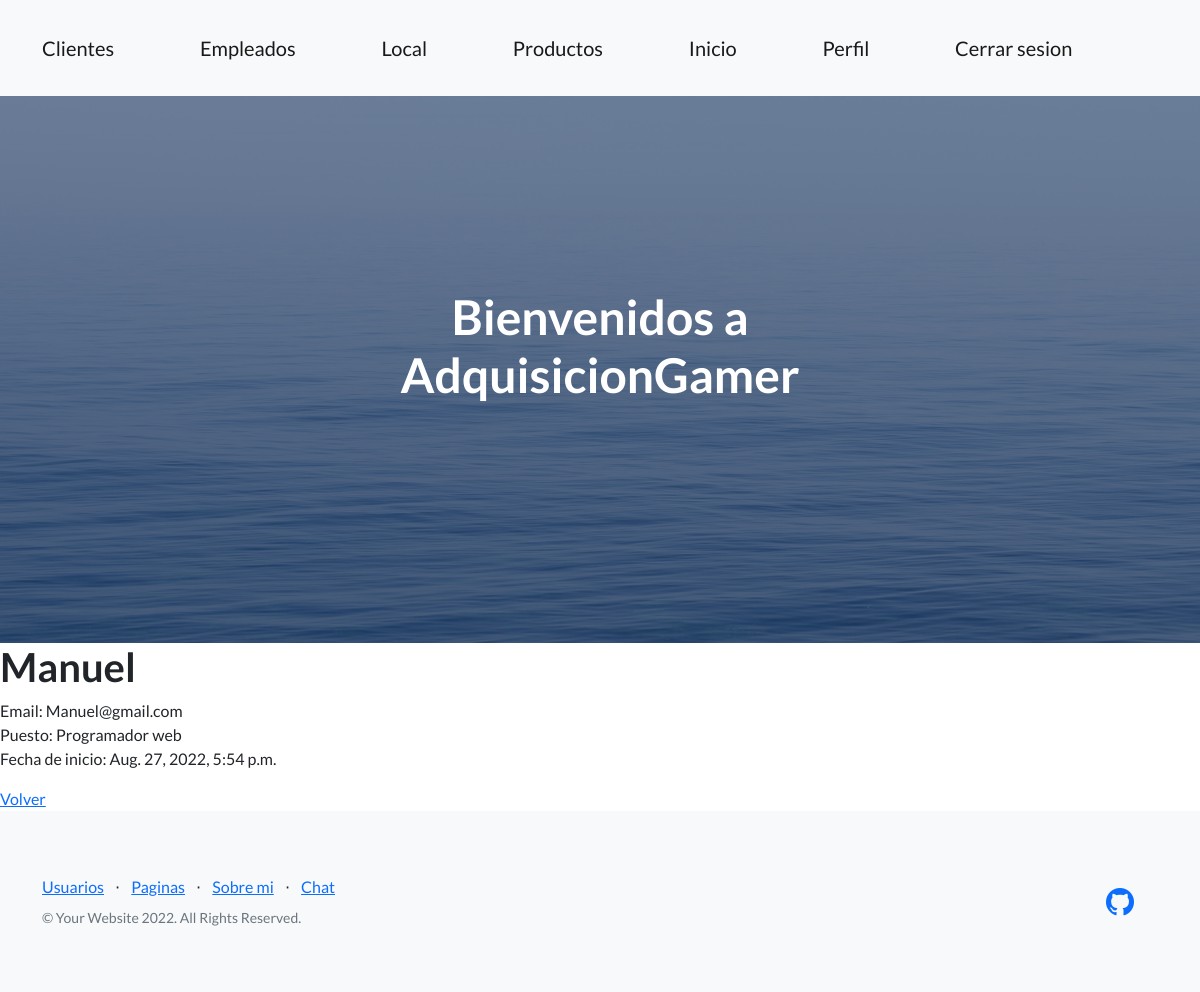
The app's page /Appfinal/detalle_empleado/1 (signed in) with its own data.
### Appfinal/models.py (models this page shows, shortened)
class empleado(models.Model):
    nombre_empleado = models.CharField(max_length=40)
    email = models.EmailField()
    puesto = models.CharField(max_length=40)
    fecha_de_contratacion = models.DateTimeField(auto_now_add=True)

### Appfinal/views.py (the view)
# urls.py: path('detalle_empleado/<pk>', views.Detalle_empleado.as_view(), name="empleadoDetalle"),
class Detalle_empleado(LoginRequiredMixin, DetailView):
    model = empleado
    template_name = 'Appfinal/empleado_detalle.html'

### Appfinal/templates/Appfinal/empleado_detalle.html
{% extends "Appfinal/template_logueado.html" %}
{% load static %}
{% block B %}
    <h1> {{empleado.nombre_empleado}}</h1>
    <p>
        Email: {{empleado.email}} <br>
        Puesto: {{empleado.puesto}} <br>
        Fecha de inicio: {{empleado.fecha_de_contratacion}}
    </p>
    <a href="{% url 'empleadoInicio'  %}">Volver</a>
{% endblock %}

### records on screen
empleado: nombre_empleado "Manuel", email "Manuel@gmail.com", puesto "Programador web", fecha_de_contratacion "Aug. 27, 2022, 5:54 p.m."
